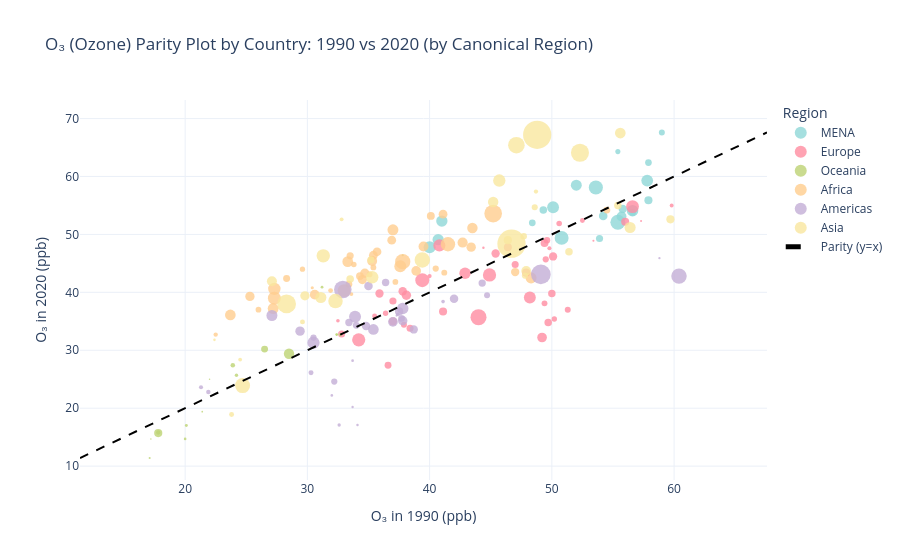

Notebook code cell kept with this figure:
### Code cell
_base = merged.loc[
    merged['Year'].isin([1990, 2020]),
    ['Country', 'Region Name', 'Year', 'Population', 'Exposure Mean OZONE']
]
wide = _base.pivot_table(
    index=['Country', 'Region Name'],
    columns='Year',
    values=['Exposure Mean OZONE', 'Population'],
    aggfunc='first'
)
wide.columns = [('O3_'+str(c[1]) if c[0] == 'Exposure Mean OZONE' else 'Pop_'+str(c[1])) for c in wide.columns]
wide = wide.reset_index().dropna(subset=['O3_1990', 'O3_2020'])
wide['Canonical_Region'] = wide['Region Name'].apply(canonical_region)
wide['size'] = np.sqrt(wide['Pop_2020'].clip(lower=0)) if 'Pop_2020' in wide.columns else 10

lo = float(min(wide[['O3_1990', 'O3_2020']].min()))
hi = float(max(wide[['O3_1990', 'O3_2020']].max()))
parity_line = [lo, hi]

fig = px.scatter(
    wide, x='O3_1990', y='O3_2020', color='Canonical_Region', size='size',
    hover_name='Country',
    hover_data={'Region Name': True, 'Canonical_Region': True},
    labels={'O3_1990': 'O₃ in 1990 (ppb)', 'O3_2020': 'O₃ in 2020 (ppb)', 'Canonical_Region': 'Region'},
    title='O₃ (Ozone) Parity Plot by Country: 1990 vs 2020 (by Canonical Region)'
)
fig.add_trace(go.Scatter(x=parity_line, y=parity_line, mode='lines', name='Parity (y=x)', line=dict(dash='dash', color='black')))
fig.update_traces(marker=dict(opacity=0.8, line=dict(width=0)))
fig.show()

### Figure 1 — Plotly figure (JSON) as saved in the notebook; plotly's stock layout.template omitted (floating-point values rounded to 4 significant figures)
{"data": [{"customdata": [["North Africa and Middle East", "MENA"], ["North Africa and Middle East", "MENA"], ["North Africa and Middle East", "MENA"], ["North Africa and Middle East", "MENA"], ["North Africa and Middle East", "MENA"], ["North Africa and Middle East", "MENA"], ["North Africa and Middle East", "MENA"], ["North Africa and Middle East", "MENA"], ["North Africa and Middle East", "MENA"], ["North Africa and Middle East", "MENA"], ["North Africa and Middle East", "MENA"], ["North Africa and Middle East", "MENA"], ["North Africa and Middle East", "MENA"], ["North Africa and Middle East", "MENA"], ["North Africa and Middle East", "MENA"], ["North Africa and Middle East", "MENA"], ["North Africa and Middle East", "MENA"], ["North Africa and Middle East", "MENA"], ["North Africa and Middle East", "MENA"], ["North Africa and Middle East", "MENA"], ["North Africa and Middle East", "MENA"]], "hovertemplate": "<b>%{hovertext}</b><br><br>Region=%{customdata[1]}<br>O₃ in 1990 (ppb)=%{x}<br>O₃ in 2020 (ppb)=%{y}<br>size=%{marker.size}<br>Region Name=%{customdata[0]}<extra></extra>", "hovertext": ["Afghanistan", "Algeria", "Bahrain", "Egypt", "Iran (Islamic Republic of)", "Iraq", "Jordan", "Kuwait", "Lebanon", "Libya", "Morocco", "Oman", "Palestine", "Qatar", "Saudi Arabia", "Sudan", "Syrian Arab Republic", "Tunisia", "Turkey", "United Arab Emirates", "Yemen"], "legendgroup": "MENA", "marker": {"color": "#8fd7d7", "line": {"width": 0}, "opacity": 0.8, "size": [6251.0, 6636.0, 1213.0, 10460.0, 9366.0, 6490.0, 3296.0, 2098.0, 2388.0, 2654.0, 6048.0, 2127.0, 2192.0, 1672.0, 5617.0, 6840.0, 4588.0, 3460.0, 9132.0, 3066.0, 6011.0], "sizemode": "area", "sizeref": 93.91, "symbol": "circle"}, "mode": "markers", "name": "MENA", "orientation": "v", "showlegend": true, "type": "scatter", "x": [56.6, 50.1, 55.4, 55.4, 53.6, 57.8, 55.8, 57.9, 53.9, 49.3, 41.0, 48.4, 56.6, 59.0, 52.0, 40.0, 55.7, 54.2, 50.8, 57.9, 40.7], "xaxis": "x", "y": [54.1, 54.7, 64.3, 52.1, 58.1, 59.3, 54.4, 62.4, 49.3, 54.2, 52.3, 52.0, 53.8, 67.6, 58.5, 47.8, 53.1, 53.2, 49.4, 55.9, 49.1], "yaxis": "y"}, {"customdata": [["Central Europe", "Europe"], ["Western Europe", "Europe"], ["Western Europe", "Europe"], ["Eastern Europe", "Europe"], ["Western Europe", "Europe"], ["Central Europe", "Europe"], ["Central Europe", "Europe"], ["Central Europe", "Europe"], ["Western Europe", "Europe"], ["Central Europe", "Europe"], ["Western Europe", "Europe"], ["Eastern Europe", "Europe"], ["Western Europe", "Europe"], ["Western Europe", "Europe"], ["Western Europe", "Europe"], ["Western Europe", "Europe"], ["Central Europe", "Europe"], ["Western Europe", "Europe"], ["Western Europe", "Europe"], ["Western Europe", "Europe"], ["Western Europe", "Europe"], ["Eastern Europe", "Europe"], ["Eastern Europe", "Europe"], ["Western Europe", "Europe"], ["Western Europe", "Europe"], ["Western Europe", "Europe"], ["Central Europe", "Europe"], ["Western Europe", "Europe"], ["Central Europe", "Europe"], ["Western Europe", "Europe"], ["Central Europe", "Europe"], ["Western Europe", "Europe"], ["Eastern Europe", "Europe"], ["Central Europe", "Europe"], ["Eastern Europe", "Europe"], ["Western Europe", "Europe"], ["Central Europe", "Europe"], ["Central Europe", "Europe"], ["Central Europe", "Europe"], ["Western Europe", "Europe"], ["Western Europe", "Europe"], ["Western Europe", "Europe"], ["Eastern Europe", "Europe"], ["Western Europe", "Europe"]], "hovertemplate": "<b>%{hovertext}</b><br><br>Region=%{customdata[1]}<br>O₃ in 1990 (ppb)=%{x}<br>O₃ in 2020 (ppb)=%{y}<br>size=%{marker.size}<br>Region Name=%{customdata[0]}<extra></extra>", "hovertext": ["Albania", "Andorra", "Austria", "Belarus", "Belgium", "Bosnia and Herzegovina", "Bulgaria", "Croatia", "Cyprus", "Czechia", "Denmark", "Estonia", "Finland", "France", "Germany", "Greece", "Hungary", "Iceland", "Ireland", "Israel", "Italy", "Latvia", "Lithuania", "Luxembourg", "Malta", "Monaco", "Montenegro", "Netherlands", "North Macedonia", "Norway", "Poland", "Portugal", "Republic of Moldova", "Romania", "Russian Federation", "San Marino", "Serbia", "Slovakia", "Slovenia", "Spain", "Sweden", "Switzerland", "Ukraine", "United Kingdom"], "legendgroup": "Europe", "marker": {"color": "#ff8ca1", "line": {"width": 0}, "opacity": 0.8, "size": [1685.0, 278.2, 2986.0, 3063.0, 3397.0, 1816.0, 2633.0, 1978.0, 1141.0, 3271.0, 2415.0, 1153.0, 2351.0, 8222.0, 9119.0, 3271.0, 3123.0, 605.4, 2233.0, 3036.0, 7710.0, 1379.0, 1672.0, 794.0, 717.9, 195.1, 788.2, 4176.0, 1362.0, 2319.0, 6156.0, 3209.0, 1623.0, 4389.0, 12050.0, 186.5, 2627.0, 2336.0, 1450.0, 6882.0, 3218.0, 2939.0, 6684.0, 8190.0], "sizemode": "area", "sizeref": 93.91, "symbol": "circle"}, "mode": "markers", "name": "Europe", "orientation": "v", "showlegend": true, "type": "scatter", "x": [51.3, 44.4, 46.4, 41.1, 37.8, 49.5, 50.0, 49.6, 52.5, 45.4, 37.0, 35.5, 32.8, 44.9, 39.4, 50.1, 47.9, 32.5, 36.6, 56.0, 56.6, 36.4, 37.9, 40.0, 59.8, 53.4, 49.8, 38.1, 50.2, 38.4, 42.9, 35.9, 49.4, 49.2, 44.0, 57.3, 49.7, 47.0, 50.6, 40.8, 37.0, 49.4, 48.2, 34.2], "xaxis": "x", "y": [37.0, 47.7, 47.8, 36.7, 40.2, 45.7, 39.8, 49.0, 52.4, 46.7, 38.5, 35.9, 32.8, 43.0, 42.1, 46.2, 43.4, 35.1, 27.4, 52.2, 54.8, 36.4, 34.4, 42.8, 55.0, 48.9, 47.6, 39.5, 35.4, 33.8, 43.3, 39.8, 38.1, 32.2, 35.7, 52.3, 34.8, 44.8, 51.9, 48.1, 35.0, 48.5, 39.1, 31.8], "yaxis": "y"}, {"customdata": [["Oceania", "Oceania"], ["Australasia", "Oceania"], ["Oceania", "Oceania"], ["Oceania", "Oceania"], ["Oceania", "Oceania"], ["Oceania", "Oceania"], ["Oceania", "Oceania"], ["Oceania", "Oceania"], ["Australasia", "Oceania"], ["Oceania", "Oceania"], ["Oceania", "Oceania"], ["Oceania", "Oceania"], ["Oceania", "Oceania"], ["Oceania", "Oceania"], ["Oceania", "Oceania"], ["Oceania", "Oceania"], ["Oceania", "Oceania"]], "hovertemplate": "<b>%{hovertext}</b><br><br>Region=%{customdata[1]}<br>O₃ in 1990 (ppb)=%{x}<br>O₃ in 2020 (ppb)=%{y}<br>size=%{marker.size}<br>Region Name=%{customdata[0]}<extra></extra>", "hovertext": ["American Samoa", "Australia", "Fiji", "Guam", "Kiribati", "Marshall Islands", "Micronesia (Federated States of)", "Nauru", "New Zealand", "Northern Mariana Islands", "Palau", "Papua New Guinea", "Samoa", "Solomon Islands", "Tonga", "Tuvalu", "Vanuatu"], "legendgroup": "Oceania", "marker": {"color": "#bdd373", "line": {"width": 0}, "opacity": 0.8, "size": [223.1, 5065.0, 956.5, 402.7, 355.1, 206.7, 333.0, 107.9, 2256.0, 218.0, 133.4, 3133.0, 460.4, 862.8, 325.1, 102.0, 546.7], "sizemode": "area", "sizeref": 93.91, "symbol": "circle"}, "mode": "markers", "name": "Oceania", "orientation": "v", "showlegend": true, "type": "scatter", "x": [32.4, 28.5, 23.9, 20.1, 31.2, 17.1, 20.0, 17.2, 26.5, 37.8, 21.4, 17.8, 32.7, 17.8, 32.4, 22.0, 24.2], "xaxis": "x", "y": [32.7, 29.4, 27.4, 17.0, 40.9, 11.4, 14.7, 14.7, 30.2, 46.4, 19.4, 15.7, 32.7, 15.8, 32.7, 25.0, 25.7], "yaxis": "y"}, {"customdata": [["Central Africa", "Africa"], ["Western Africa", "Africa"], ["Southern Africa", "Africa"], ["Western Africa", "Africa"], ["Eastern Africa", "Africa"], ["Western Africa", "Africa"], ["Western Africa", "Africa"], ["Central Africa", "Africa"], ["Western Africa", "Africa"], ["Eastern Africa", "Africa"], ["Central Africa", "Africa"], ["Western Africa", "Africa"], ["Central Africa", "Africa"], ["Eastern Africa", "Africa"], ["Central Africa", "Africa"], ["Eastern Africa", "Africa"], ["Southern Africa", "Africa"], ["Eastern Africa", "Africa"], ["Central Africa", "Africa"], ["Western Africa", "Africa"], ["Western Africa", "Africa"], ["Western Africa", "Africa"], ["Western Africa", "Africa"], ["Eastern Africa", "Africa"], ["Southern Africa", "Africa"], ["Western Africa", "Africa"], ["Eastern Africa", "Africa"], ["Eastern Africa", "Africa"], ["Western Africa", "Africa"], ["Western Africa", "Africa"], ["Eastern Africa", "Africa"], ["Southern Africa", "Africa"], ["Western Africa", "Africa"], ["Western Africa", "Africa"], ["Eastern Africa", "Africa"], ["Western Africa", "Africa"], ["Western Africa", "Africa"], ["Western Africa", "Africa"], ["Eastern Africa", "Africa"], ["Southern Africa", "Africa"], ["Eastern Africa", "Africa"], ["Western Africa", "Africa"], ["Eastern Africa", "Africa"], ["Eastern Africa", "Africa"], ["Eastern Africa", "Africa"], ["Southern Africa", "Africa"]], "hovertemplate": "<b>%{hovertext}</b><br><br>Region=%{customdata[1]}<br>O₃ in 1990 (ppb)=%{x}<br>O₃ in 2020 (ppb)=%{y}<br>size=%{marker.size}<br>Region Name=%{customdata[0]}<extra></extra>", "hovertext": ["Angola", "Benin", "Botswana", "Burkina Faso", "Burundi", "Cabo Verde", "Cameroon", "Central African Republic", "Chad", "Comoros", "Congo", "Côte d'Ivoire", "Democratic Republic of the Congo", "Djibouti", "Equatorial Guinea", "Eritrea", "Eswatini", "Ethiopia", "Gabon", "Gambia", "Ghana", "Guinea", "Guinea-Bissau", "Kenya", "Lesotho", "Liberia", "Madagascar", "Malawi", "Mali", "Mauritania", "Mozambique", "Namibia", "Niger", "Nigeria", "Rwanda", "Sao Tome and Principe", "Senegal", "Sierra Leone", "Somalia", "South Africa", "South Sudan", "Togo", "Uganda", "United Republic of Tanzania", "Zambia", "Zimbabwe"], "legendgroup": "Africa", "marker": {"color": "#ffcd8e", "line": {"width": 0}, "opacity": 0.8, "size": [5784.0, 3615.0, 1538.0, 4635.0, 3552.0, 717.4, 5120.0, 2242.0, 4150.0, 895.6, 2398.0, 5377.0, 9797.0, 1051.0, 1310.0, 1814.0, 1092.0, 10900.0, 1524.0, 1586.0, 5647.0, 3657.0, 1419.0, 7226.0, 1495.0, 2269.0, 5381.0, 4420.0, 4660.0, 2145.0, 5548.0, 1652.0, 4870.0, 14630.0, 3615.0, 466.3, 4097.0, 2813.0, 4081.0, 7782.0, 3271.0, 2944.0, 6668.0, 7809.0, 4366.0, 3940.0], "sizemode": "area", "sizeref": 93.91, "symbol": "circle"}, "mode": "markers", "name": "Africa", "orientation": "v", "showlegend": true, "type": "scatter", "x": [48.3, 41.1, 37.2, 39.5, 35.7, 33.6, 43.5, 54.5, 43.4, 22.5, 33.5, 33.3, 41.5, 35.3, 29.6, 40.5, 31.9, 37.8, 26.0, 35.4, 37.0, 35.4, 33.8, 27.3, 35.1, 28.3, 23.7, 30.6, 35.3, 33.4, 27.2, 41.2, 42.7, 45.2, 36.9, 30.4, 34.7, 34.3, 25.3, 33.0, 47.0, 40.1, 37.6, 27.3, 38.9, 34.5], "xaxis": "x", "y": [42.5, 53.5, 41.8, 47.9, 47.0, 39.7, 51.1, 54.2, 47.8, 32.7, 46.3, 45.3, 48.3, 45.9, 44.0, 44.1, 40.3, 45.3, 37.0, 44.3, 50.8, 46.4, 44.8, 40.6, 43.1, 42.4, 36.1, 39.6, 45.4, 41.4, 37.2, 43.4, 48.6, 53.6, 49.0, 40.8, 43.3, 42.8, 39.3, 40.3, 43.5, 53.2, 44.5, 39.0, 43.7, 42.2], "yaxis": "y"}, {"customdata": [["Caribbean", "Americas"], ["Southern Latin America", "Americas"], ["Caribbean", "Americas"], ["Caribbean", "Americas"], ["Caribbean", "Americas"], ["Caribbean", "Americas"], ["Andean Latin America", "Americas"], ["Tropical Latin America", "Americas"], ["High-income North America", "Americas"], ["Southern Latin America", "Americas"], ["Central Latin America", "Americas"], ["Central Latin America", "Americas"], ["Caribbean", "Americas"], ["Caribbean", "Americas"], ["Caribbean", "Americas"], ["Andean Latin America", "Americas"], ["Central Latin America", "Americas"], ["High-income North America", "Americas"], ["Caribbean", "Americas"], ["Central Latin America", "Americas"], ["Caribbean", "Americas"], ["Caribbean", "Americas"], ["Central Latin America", "Americas"], ["Caribbean", "Americas"], ["Central Latin America", "Americas"], ["Central Latin America", "Americas"], ["Central Latin America", "Americas"], ["Tropical Latin America", "Americas"], ["Andean Latin America", "Americas"], ["Caribbean", "Americas"], ["Caribbean", "Americas"], ["Caribbean", "Americas"], ["Caribbean", "Americas"], ["High-income North America", "Americas"], ["Southern Latin America", "Americas"], ["Central Latin America", "Americas"]], "hovertemplate": "<b>%{hovertext}</b><br><br>Region=%{customdata[1]}<br>O₃ in 1990 (ppb)=%{x}<br>O₃ in 2020 (ppb)=%{y}<br>size=%{marker.size}<br>Region Name=%{customdata[0]}<extra></extra>", "hovertext": ["Antigua and Barbuda", "Argentina", "Bahamas", "Barbados", "Belize", "Bermuda", "Bolivia (Plurinational State of)", "Brazil", "Canada", "Chile", "Colombia", "Costa Rica", "Cuba", "Dominica", "Dominican Republic", "Ecuador", "El Salvador", "Greenland", "Grenada", "Guatemala", "Guyana", "Haiti", "Honduras", "Jamaica", "Mexico", "Nicaragua", "Panama", "Paraguay", "Peru", "Puerto Rico", "Suriname", "Trinidad and Tobago", "United States Virgin Islands", "United States of America", "Uruguay", "Venezuela (Bolivarian Republic of)"], "legendgroup": "Americas", "marker": {"color": "#c3aed6", "line": {"width": 0}, "opacity": 0.8, "size": [303.1, 6722.0, 629.2, 530.8, 625.1, 253.7, 3437.0, 14450.0, 6167.0, 4401.0, 7115.0, 2244.0, 3343.0, 259.9, 3318.0, 4189.0, 2497.0, 237.4, 341.1, 4166.0, 898.6, 3353.0, 3181.0, 1682.0, 11260.0, 2562.0, 2072.0, 2570.0, 5730.0, 1812.0, 782.5, 1169.0, 326.0, 18210.0, 1844.0, 5333.0], "sizemode": "area", "sizeref": 93.91, "symbol": "circle"}, "mode": "markers", "name": "Americas", "orientation": "v", "showlegend": true, "type": "scatter", "x": [34.1, 33.9, 37.4, 32.6, 41.1, 58.8, 35.0, 32.9, 37.8, 37.0, 30.5, 34.0, 34.8, 33.7, 38.7, 29.4, 44.3, 37.3, 33.7, 37.8, 21.9, 42.0, 37.5, 44.7, 60.4, 33.4, 37.7, 36.4, 27.1, 32.2, 21.3, 30.3, 32.0, 49.1, 30.5, 35.4], "xaxis": "x", "y": [17.1, 35.8, 36.2, 17.1, 38.4, 45.9, 41.1, 40.5, 37.2, 34.9, 31.3, 34.3, 34.2, 20.2, 33.6, 33.3, 41.6, 36.0, 28.2, 35.1, 22.8, 38.9, 36.7, 39.5, 42.8, 34.8, 35.5, 41.7, 36.0, 24.6, 23.6, 26.1, 22.2, 43.1, 32.2, 33.6], "yaxis": "y"}, {"customdata": [["Central Asia", "Asia"], ["Central Asia", "Asia"], ["South Asia", "Asia"], ["South Asia", "Asia"], ["High-income Asia Pacific", "Asia"], ["Southeast Asia", "Asia"], ["East Asia", "Asia"], ["East Asia", "Asia"], ["Central Asia", "Asia"], ["South Asia", "Asia"], ["Southeast Asia", "Asia"], ["High-income Asia Pacific", "Asia"], ["Central Asia", "Asia"], ["Central Asia", "Asia"], ["Southeast Asia", "Asia"], ["Southeast Asia", "Asia"], ["Southeast Asia", "Asia"], ["Southeast Asia", "Asia"], ["Central Asia", "Asia"], ["Southeast Asia", "Asia"], ["South Asia", "Asia"], ["South Asia", "Asia"], ["Southeast Asia", "Asia"], ["High-income Asia Pacific", "Asia"], ["Southeast Asia", "Asia"], ["High-income Asia Pacific", "Asia"], ["Southeast Asia", "Asia"], ["Central Asia", "Asia"], ["Southeast Asia", "Asia"], ["Southeast Asia", "Asia"], ["Central Asia", "Asia"], ["Central Asia", "Asia"], ["Southeast Asia", "Asia"]], "hovertemplate": "<b>%{hovertext}</b><br><br>Region=%{customdata[1]}<br>O₃ in 1990 (ppb)=%{x}<br>O₃ in 2020 (ppb)=%{y}<br>size=%{marker.size}<br>Region Name=%{customdata[0]}<extra></extra>", "hovertext": ["Armenia", "Azerbaijan", "Bangladesh", "Bhutan", "Brunei Darussalam", "Cambodia", "China", "Democratic People's Republic of Korea", "Georgia", "India", "Indonesia", "Japan", "Kazakhstan", "Kyrgyzstan", "Lao People's Democratic Republic", "Malaysia", "Maldives", "Mauritius", "Mongolia", "Myanmar", "Nepal", "Pakistan", "Philippines", "Republic of Korea", "Seychelles", "Singapore", "Sri Lanka", "Tajikistan", "Thailand", "Timor-Leste", "Turkmenistan", "Uzbekistan", "Viet Nam"], "legendgroup": "Asia", "marker": {"color": "#f9e79f", "line": {"width": 0}, "opacity": 0.8, "size": [1721.0, 3177.0, 12900.0, 877.5, 668.9, 4090.0, 37560.0, 5112.0, 1929.0, 37450.0, 16580.0, 11240.0, 4414.0, 2594.0, 2710.0, 5821.0, 708.6, 1125.0, 1824.0, 7281.0, 5382.0, 15330.0, 10590.0, 7200.0, 313.8, 2384.0, 4682.0, 3122.0, 8464.0, 1152.0, 2636.0, 5795.0, 9903.0], "sizemode": "area", "sizeref": 93.91, "symbol": "circle"}, "mode": "markers", "name": "Asia", "orientation": "v", "showlegend": true, "type": "scatter", "x": [48.6, 46.4, 47.1, 48.7, 24.5, 29.8, 46.7, 45.2, 47.7, 48.8, 28.3, 39.4, 47.9, 55.4, 33.5, 31.1, 32.8, 23.8, 47.8, 35.3, 55.6, 52.3, 24.7, 45.7, 22.4, 35.2, 27.1, 59.7, 31.3, 29.6, 51.4, 56.4, 32.3], "xaxis": "x", "y": [54.7, 49.0, 65.4, 57.4, 28.4, 39.4, 48.4, 55.6, 49.7, 67.2, 38.0, 45.6, 43.7, 55.0, 42.3, 39.1, 52.6, 18.9, 42.9, 42.6, 67.5, 64.1, 23.9, 59.3, 31.8, 45.6, 41.9, 52.6, 46.3, 34.9, 47.0, 51.2, 38.5], "yaxis": "y"}, {"line": {"color": "black", "dash": "dash"}, "marker": {"line": {"width": 0}, "opacity": 0.8}, "mode": "lines", "name": "Parity (y=x)", "type": "scatter", "x": [11.4, 67.6], "y": [11.4, 67.6]}], "layout": {"legend": {"itemsizing": "constant", "title": {"text": "Region"}, "tracegroupgap": 0}, "title": {"text": "O₃ (Ozone) Parity Plot by Country: 1990 vs 2020 (by Canonical Region)"}, "xaxis": {"anchor": "y", "domain": [0, 1], "title": {"text": "O₃ in 1990 (ppb)"}}, "yaxis": {"anchor": "x", "domain": [0, 1], "title": {"text": "O₃ in 2020 (ppb)"}}}}
